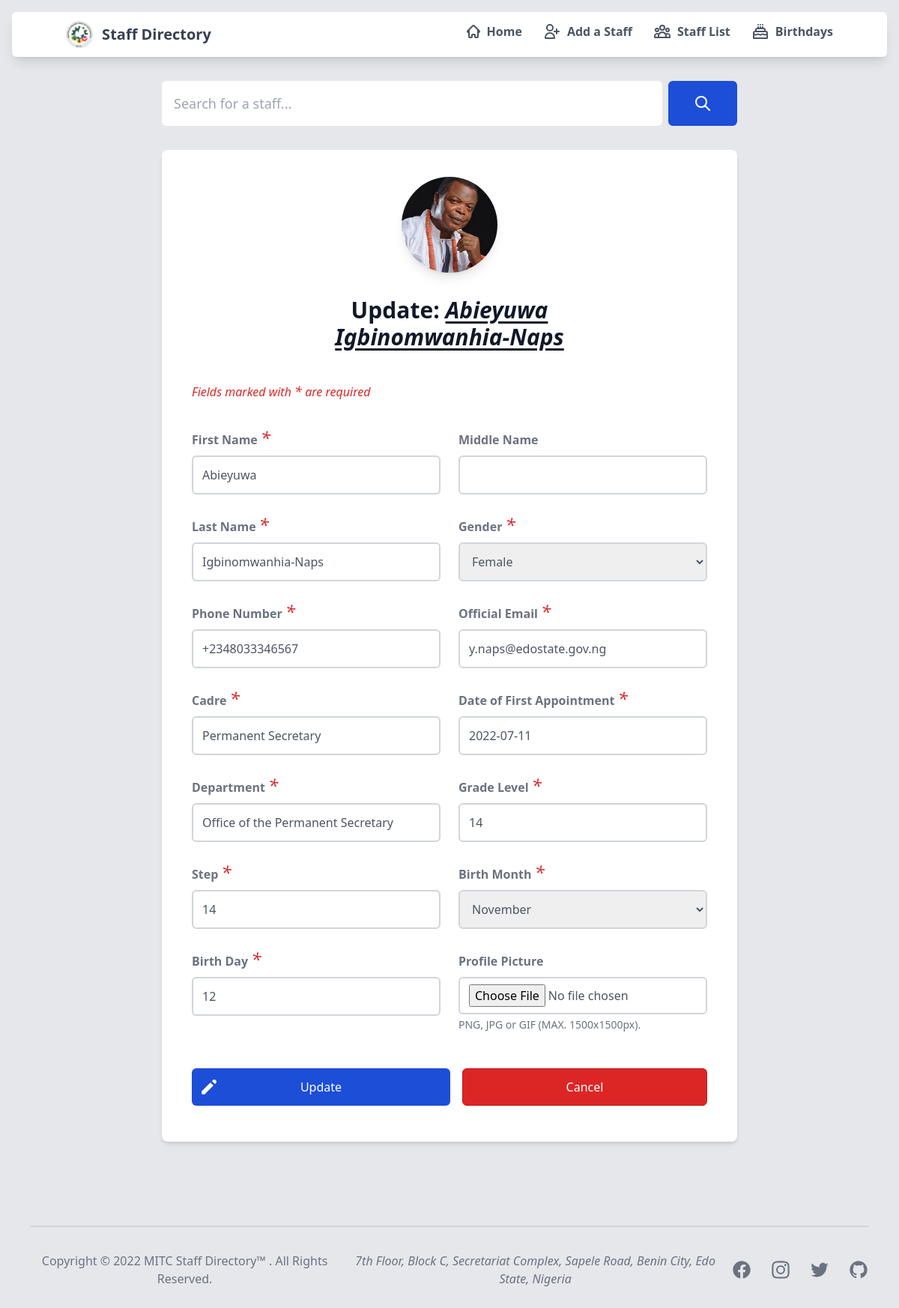
Screenshot of /staff/1/update/ with the database file from the repository.
### sendmail/models.py (models this page shows, shortened)
class staffDetails(models.Model):
    first_name = models.CharField('First Name', max_length=20, null=False)
    middle_name = models.CharField('Middle Name', max_length=20, null=True, blank=True)
    last_name = models.CharField('Last Name', max_length=20, null=False)
    phone_number = PhoneNumberField(('Phone Number'), default='08012345678')
    email = models.EmailField('Official Email', max_length = 254, null=False)
    cadre = models.CharField('Cadre', max_length=50, null=False)
    first_appointment = models.DateField(("Date of First Appointment"), default=datetime.date.today, null=False, blank=False)
    department = models.CharField('Department', max_length=100, null=False, default='Admin Dept (default)')
    level = models.IntegerField('Grade Level', null=False)
    step = models.IntegerField('Step', null=False)
    staff_image = models.ImageField(
        verbose_name="Profile Picture",
        upload_to='staffimages',
        default='staffimages/default.jpg'
    )
    GENDER = (
        (1, 'Male'),
        (2, 'Female'),
        (3, 'Prefer not to say')
    )
    gender = models.IntegerField('Gender', choices=GENDER, default=2)
    MONTHS = (
        (1, 'January'),
        (2, 'February'),
        (3, 'March'),
        (4, 'April'),
        (5, 'May'),
        (6, 'June'),
        (7, 'July'),
        (8, 'August'),
        (9, 'September'),
        (10, 'October'),
        (11, 'November'),
        (12, 'December')
    )
    birth_month = models.IntegerField('Birth Month', choices=MONTHS, default=1)
    birth_day = models.IntegerField('Birth Day', null=False)
    class Meta:
        db_table = 'sendmail_staffdetails'

### sendmail/views.py (the view)
# urls.py: re_path(r'^staff/(?P<pk>\d+)/update/$', views.staffDetailsUpdate.as_view(), name='updatestaff'),
class staffDetailsUpdate(UpdateView):
    model = staffDetails
    form_class = staffDetailsUpdateForm
    context_object_name = 'staff'
    template_name = 'updatestaff.html'

### sendmail/forms.py
class staffDetailsUpdateForm(forms.ModelForm):
    staff_image = forms.ImageField(label='Profile Picture', widget=forms.FileInput)
    class Meta:
        model = staffDetails
        fields = [
            'first_name', 'middle_name', 'last_name', 'gender', 'phone_number', 'email',
            'cadre', 'first_appointment', 'department', 'level', 'step', 'staff_image',
            'birth_month', 'birth_day'
        ]

### sendmail/templates/updatestaff.html (shortened to what this page needs)
{% extends "base.html" %}
{% load static %}
{% load widget_tweaks %}
{% block content %}
    {% include 'snippets/searchbar.html' %}
    <div class="max-w-3xl min-h-full flex items-center justify-center mx-auto mb-20 py-8 sm:px-6 md:px-0 lg:px-0">
        <div class="w-full bg-white -mt-4 shadow-md rounded-lg px-10 py-8">
            <form action="" method="POST" enctype="multipart/form-data">
                <div class="mb-4 flex flex-col items-center">
                    <img class="mb-4 mt-1 w-32 h-32 rounded-full shadow-lg" src="{{ staff.staff_image.url }}"
                        alt="{{ staff.first_name }} {{ staff.last_name }} image">
                </div>
                <div class="w-full mb-6 md:w-[450px] md:mx-auto">
                    <h2 class="text-center text-3xl font-extrabold text-gray-900">
                        Update: <span class="underline underline-offset-4"><em>{{ staff.first_name }} {{ staff.last_name }}</em></span>
                    </h2>
                </div>
                <p class="text-md mt-10 font-medium text-red-600"><em>Fields marked with <span class="text-lg font-medium text-red-600">*</span> are required</em></p>
                <div class="grid gap-6 mt-8 md:mt-8 mb-6 lg:grid-cols-2">
                    <div>
                        <label for="first_name" class="block mb-2 text-md font-bold text-gray-500 dark:text-gray-300">{{ form.first_name.label }}<span class="ml-1 text-2xl font-medium text-red-600"><em>*</em></span></label>
                        {% render_field form.first_name class+="text-md md:text-md font-medium block rounded-md w-full p-3 border border-2 border-gray-300 placeholder-gray-500 text-gray-600 focus:outline-none focus:ring-indigo-500 focus:border-indigo-500 focus:z-10" %}
                    </div>
                    <div>
                        <label for="middle_name" class="block mb-2 text-md font-bold text-gray-500 dark:text-gray-300">{{ form.middle_name.label }}</label>
                        {% render_field form.middle_name class+="text-md md:text-md font-medium block rounded-md w-full p-3 border border-2 border-gray-300 placeholder-gray-500 text-gray-600 focus:outline-none focus:ring-indigo-500 focus:border-indigo-500 focus:z-10" %}
                    </div>
                    <div>
                        <label for="last_name" class="block mb-2 text-md font-bold text-gray-500 dark:text-gray-300">{{ form.last_name.label }}<span class="ml-1 text-2xl font-medium text-red-600"><em>*</em></span></label>
                        {% render_field form.last_name class+="text-md md:text-md font-medium block rounded-md w-full p-3 border border-2 border-gray-300 placeholder-gray-500 text-gray-600 focus:outline-none focus:ring-indigo-500 focus:border-indigo-500 focus:z-10" %}
                    </div>
                    <div>
                        <label for="gender" class="block mb-2 text-md font-bold text-gray-500 dark:text-gray-300">{{ form.gender.label }}<span class="ml-1 text-2xl font-medium text-red-600"><em>*</em></span></label>
                        {% render_field form.gender class+="text-md md:text-md font-medium block rounded-md w-full p-3 border border-2 border-gray-300 placeholder-gray-500 text-gray-600 focus:outline-none focus:ring-indigo-500 focus:border-indigo-500 focus:z-10" %}
                    </div>
                    <div>
                        <label for="phone_number" class="block mb-2 text-md font-bold text-gray-500 dark:text-gray-300">{{ form.phone_number.label }}<span class="ml-1 text-2xl font-medium text-red-600"><em>*</em></span></label>
                        {% render_field form.phone_number class+="text-md md:text-md font-medium block rounded-md w-full p-3 border border-2 border-gray-300 placeholder-gray-500 text-gray-600 focus:outline-none focus:ring-indigo-500 focus:border-indigo-500 focus:z-10" %}
                    </div>
                    <div>
                        <label for="email" class="block mb-2 text-md font-bold text-gray-500 dark:text-gray-300">{{ form.email.label }}<span class="ml-1 text-2xl font-medium text-red-600"><em>*</em></span></label>
                        {% render_field form.email class+="text-md md:text-md font-medium block rounded-md w-full p-3 border border-2 border-gray-300 placeholder-gray-500 text-gray-600 focus:outline-none focus:ring-indigo-500 focus:border-indigo-500 focus:z-10" %}
                    </div>
                    <div>
                        <label for="cadre" class="block mb-2 text-md font-bold text-gray-500 dark:text-gray-300">{{ form.cadre.label }}<span class="ml-1 text-2xl font-medium text-red-600"><em>*</em></span></label>
                        {% render_field form.cadre class+="text-md md:text-md font-medium block rounded-md w-full p-3 border border-2 border-gray-300 placeholder-gray-500 text-gray-600 focus:outline-none focus:ring-indigo-500 focus:border-indigo-500 focus:z-10" %}
                    </div>
                    <div>
                        <label for="department" class="block mb-2 text-md font-bold text-gray-500 dark:text-gray-300">{{ form.first_appointment.label }}<span class="ml-1 text-2xl font-medium text-red-600"><em>*</em></span></label>
                        {% render_field form.first_appointment id="datepicker" type=text class+="text-md md:text-md font-medium block rounded-md w-full p-3 border border-2 border-gray-300 bg-white placeholder-gray-500 text-gray-600 focus:outline-none focus:ring-indigo-500 focus:border-indigo-500 focus:z-10" %}
                    </div>
                    <div>
                        <label for="department" class="block mb-2 text-md font-bold text-gray-500 dark:text-gray-300">{{ form.department.label }}<span class="ml-1 text-2xl font-medium text-red-600"><em>*</em></span></label>
                        {% render_field form.department class+="text-md md:text-md font-medium block rounded-md w-full p-3 border border-2 border-gray-300 bg-white placeholder-gray-500 text-gray-600 focus:outline-none focus:ring-indigo-500 focus:border-indigo-500 focus:z-10" %}
                    </div>
                    <div>
                        <label for="level" class="block mb-2 text-md font-bold text-gray-500 dark:text-gray-300">{{ form.level.label }}<span class="ml-1 text-2xl font-medium text-red-600"><em>*</em></span></label>
                        {% render_field form.level class+="text-md md:text-md font-medium block rounded-md w-full p-3 border border-2 border-gray-300 placeholder-gray-500 text-gray-600 focus:outline-none focus:ring-indigo-500 focus:border-indigo-500 focus:z-10" %}
                    </div>
                    <div>
                        <label for="step" class="block mb-2 text-md font-bold text-gray-500 dark:text-gray-300">{{ form.step.label }}<span class="ml-1 text-2xl font-medium text-red-600"><em>*</em></span></label>
                        {% render_field form.step class+="text-md md:text-md font-medium block rounded-md w-full p-3 border border-2 border-gray-300 placeholder-gray-500 text-gray-600 focus:outline-none focus:ring-indigo-500 focus:border-indigo-500 focus:z-10" %}
                    </div>
                    <div>
                        <label for="birth_month" class="block mb-2 text-md font-bold text-gray-500 dark:text-gray-300">{{ form.birth_month.label }}<span class="ml-1 text-2xl font-medium text-red-600"><em>*</em></span></label>
                        {% render_field form.birth_month class+="text-md md:text-md font-medium block rounded-md w-full p-3 border border-2 border-gray-300 placeholder-gray-500 text-gray-600 focus:outline-none focus:ring-indigo-500 focus:border-indigo-500 focus:z-10" %}
                    </div>
                    <div>
                        <label for="birth_day" class="block mb-2 text-md font-bold text-gray-500 dark:text-gray-300">{{ form.birth_day.label }}<span class="ml-1 text-2xl font-medium text-red-600"><em>*</em></span></label>
                        {% render_field form.birth_day class+="text-md md:text-md font-medium block rounded-md w-full p-3 border border-2 border-gray-300 placeholder-gray-500 text-gray-600 focus:outline-none focus:ring-indigo-500 focus:border-indigo-500 focus:z-10" %}
                    </div>
                    <div>
                        <label for="staff_image" class="block mb-2 text-md font-bold text-gray-500 dark:text-gray-300">{{ form.staff_image.label }}</label>
                        {% render_field form.staff_image class+="cursor-pointer text-md md:text-md font-medium block rounded-md md:w-full w-full px-3 py-2 border border-2 border-gray-300 placeholder-gray-500 text-gray-600 focus:outline-none focus:ring-indigo-500 focus:border-indigo-500" %}
                        <p class="mt-1 text-sm text-gray-500 dark:text-gray-300" id="file_input_help">PNG, JPG or GIF (MAX. 1500x1500px).</p>
                    </div>
                </div>
                <div class="flex items-center w-full space-x-4">
                    <button type="submit" class="group relative w-full flex items-center mx-auto justify-center mt-6 mb-4 py-3 px-4 border border-transparent
                                                text-md font-medium rounded-md text-white bg-blue-700 hover:bg-blue-600 focus:outline-none
                                                 focus:ring-4 focus:ring-offset-2 focus:ring-blue-500">
                        <span class="absolute left-0 inset-y-0 flex items-center pl-3 inline-flex items-center">
                            <svg class="-ml-1 mr-2 h-7 w-7 text-white" xmlns="http://www.w3.org/2000/svg" viewBox="0 0 20 20"
                                fill="currentColor" aria-hidden="true">
                                <path
                                    d="M13.586 3.586a2 2 0 112.828 2.828l-.793.793-2.828-2.828.793-.793zM11.379 5.793L3 14.172V17h2.828l8.38-8.379-2.83-2.828z" />
                            </svg>
                        </span>
                        Update
                    </button>
                    <a href="{% url 'staffdetails' staff.id %}" class="w-full">
                        <button type="button" class="group relative w-full flex items-center mx-auto justify-center mt-6 mb-4 py-3 px-4 border border-red-700
                                                text-md font-medium rounded-md text-white bg-red-600 hover:bg-red-700 focus:outline-none
                                                 focus:ring-4 focus:ring-offset-2 focus:ring-red-500 hover:border-red-600">
                            Cancel
                        </button>
                    </a>
                </div>
            </form>
        </div>
    </div>
{% endblock %}

### rows the page displays
staffDetails: staff_image (picture), first_name "Abieyuwa", last_name "Igbinomwanhia-Naps", gender "Female", phone_number "+2348033346567", email "y.naps@edostate.gov.ng", cadre "Permanent Secretary", first_appointment "2022-07-11", department "Office of the Permanent Secretary", level "14", step "14", birth_month "November", birth_day "12"
